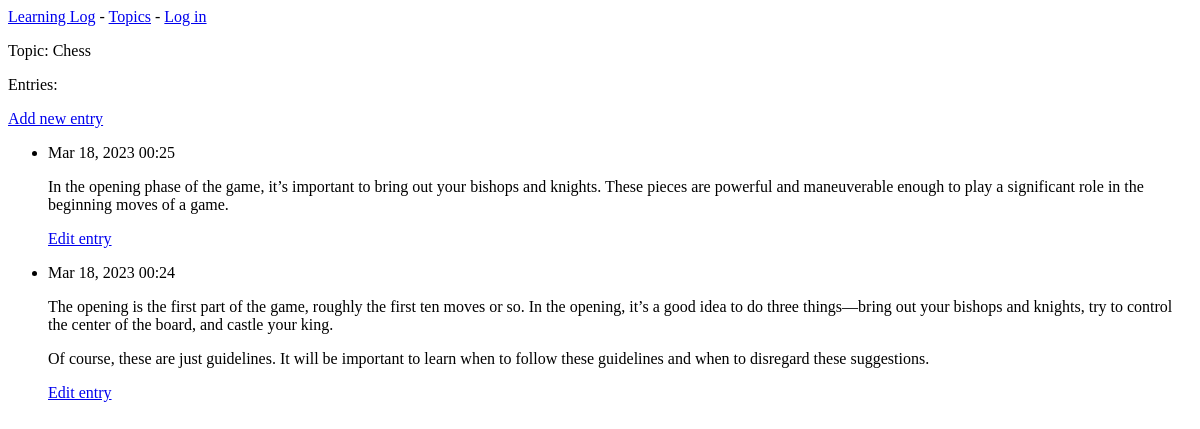
The app's page /topics/1/, older data.
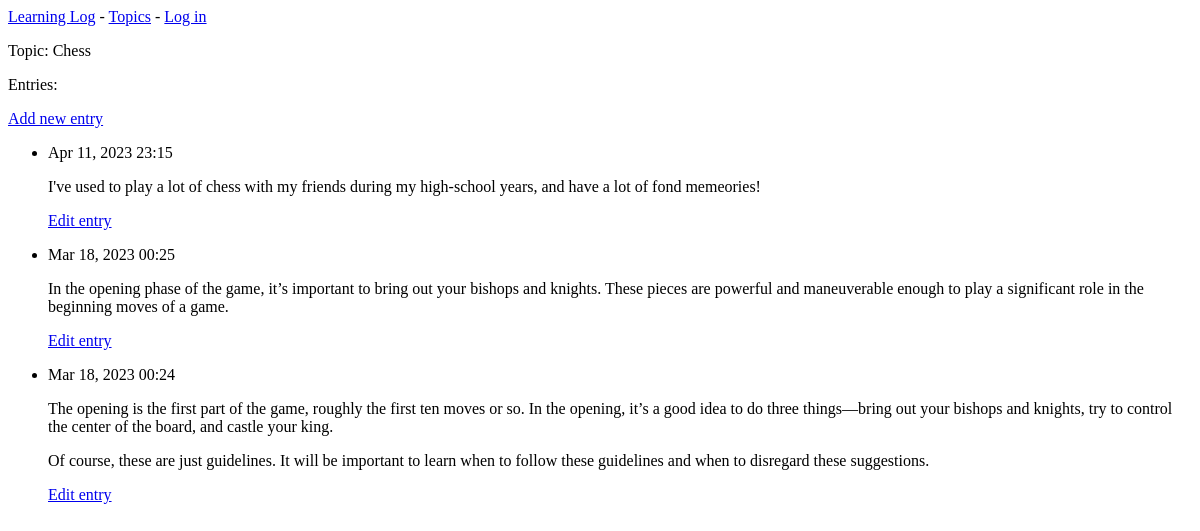
The same page, newer data.
### learning_logs/models.py (models this page shows, shortened)
class Topic(models.Model):
    text = models.CharField(max_length=200)
    date_added = models.DateTimeField(auto_now_add=True)
    def __str__(self) -> str:
        return self.text

class Entry(models.Model):
    topic = models.ForeignKey(Topic, on_delete=models.CASCADE)
    text = models.TextField()
    date_added = models.DateTimeField(auto_now_add=True)
    class Meta:
        verbose_name_plural = 'entries'

### learning_logs/views.py (the view)
# urls.py: path('topics/<int:topic_id>/', views.topic, name='topic'),
def topic(request, topic_id):
    topic = Topic.objects.get(id=topic_id)
    entries = topic.entry_set.order_by('-date_added')
    context = {'topic': topic, 'entries': entries}
    return render(request, 'learning_logs/topic.html', context)

### learning_logs/templates/learning_logs/topic.html
{% extends 'learning_logs/base.html' %}
{% block content %}
    <p>Topic: {{ topic }}</p>
    <p>Entries:</p>
    <p>
        <a href="{% url 'learning_logs:new_entry' topic.id %}">Add new entry</a>
    </p>
    <ul>
        {% for entry in entries %}
            <li>
                <p>{{ entry.date_added|date:'M d, Y H:i' }}</p>
                <p>{{ entry.text|linebreaks }}</p>
                <p>
                    <a href="{% url 'learning_logs:edit_entry' entry.id %}">Edit entry</a>
                </p>
            </li>
        {% empty %}
            <li>There are no entries for this topic yet.</li>
        {% endfor %}
    </ul>
{% endblock content %}

### learning_logs/templates/learning_logs/base.html
<p>
    <a href="{% url 'learning_logs:index' %}">Learning Log</a> -
    <a href="{% url 'learning_logs:topics' %}">Topics</a> -
    {% if user.is_authenticated %}
        Hello, {{ user.username }}.
        <a href="{% url 'users:logout' %}">Logout</a>
    {% else %}
        <a href="{% url 'users:login' %}">Log in</a>
    {% endif %}
</p>
{% block content %}{% endblock content %}

Row changes from the older to the newer data that the page shows:
added Entry: date_added "Apr 11, 2023 23:15", text "I've used to play a lot of chess with my friends during my high-school years, and have a lot of fond memeories!"
